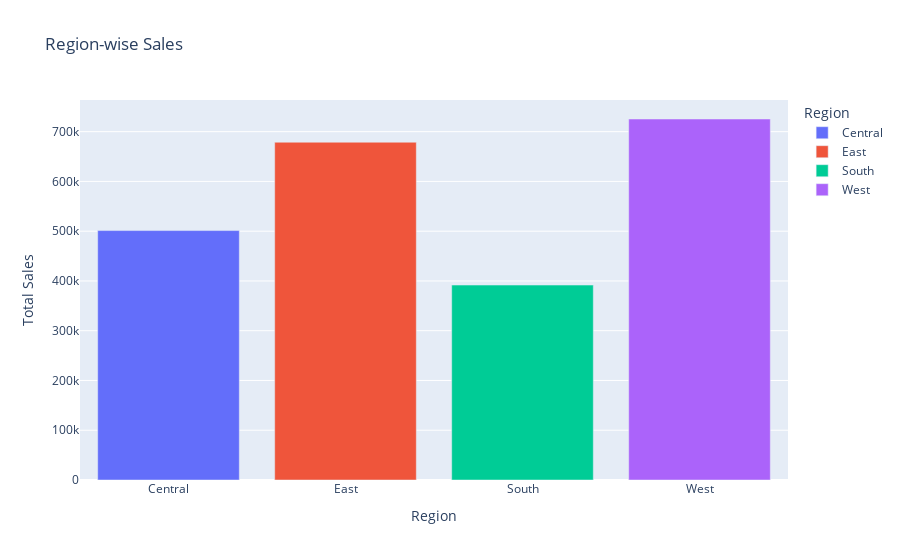

The code cell stored with this chart in its notebook:
### Code cell
# Plotting a bar chart for region-wise sales using Plotly
fig = px.bar(region_sales, 
             x='Region', 
             y='Sales', 
             title='Region-wise Sales', 
             labels={'Sales': 'Total Sales'},
             color='Region',
             template='plotly')

# Show the plot
fig.show()

### Figure 1 — Plotly figure (JSON) as saved in the notebook; plotly's stock layout.template omitted (floating-point values rounded to 4 significant figures)
{"data": [{"alignmentgroup": "True", "hovertemplate": "Region=%{x}<br>Total Sales=%{y}<extra></extra>", "legendgroup": "Central", "marker": {"color": "#636efa", "pattern": {"shape": ""}}, "name": "Central", "offsetgroup": "Central", "orientation": "v", "showlegend": true, "textposition": "auto", "type": "bar", "x": ["Central"], "xaxis": "x", "y": [501200.0], "yaxis": "y"}, {"alignmentgroup": "True", "hovertemplate": "Region=%{x}<br>Total Sales=%{y}<extra></extra>", "legendgroup": "East", "marker": {"color": "#EF553B", "pattern": {"shape": ""}}, "name": "East", "offsetgroup": "East", "orientation": "v", "showlegend": true, "textposition": "auto", "type": "bar", "x": ["East"], "xaxis": "x", "y": [678800.0], "yaxis": "y"}, {"alignmentgroup": "True", "hovertemplate": "Region=%{x}<br>Total Sales=%{y}<extra></extra>", "legendgroup": "South", "marker": {"color": "#00cc96", "pattern": {"shape": ""}}, "name": "South", "offsetgroup": "South", "orientation": "v", "showlegend": true, "textposition": "auto", "type": "bar", "x": ["South"], "xaxis": "x", "y": [391700.0], "yaxis": "y"}, {"alignmentgroup": "True", "hovertemplate": "Region=%{x}<br>Total Sales=%{y}<extra></extra>", "legendgroup": "West", "marker": {"color": "#ab63fa", "pattern": {"shape": ""}}, "name": "West", "offsetgroup": "West", "orientation": "v", "showlegend": true, "textposition": "auto", "type": "bar", "x": ["West"], "xaxis": "x", "y": [725500.0], "yaxis": "y"}], "layout": {"autosize": true, "barmode": "relative", "legend": {"title": {"text": "Region"}, "tracegroupgap": 0}, "title": {"text": "Region-wise Sales"}, "xaxis": {"anchor": "y", "autorange": true, "categoryarray": ["Central", "East", "South", "West"], "categoryorder": "array", "domain": [0, 1], "range": [-0.5, 3.5], "title": {"text": "Region"}, "type": "category"}, "yaxis": {"anchor": "x", "autorange": true, "domain": [0, 1], "range": [0, 763600.0], "title": {"text": "Total Sales"}, "type": "linear"}}}
